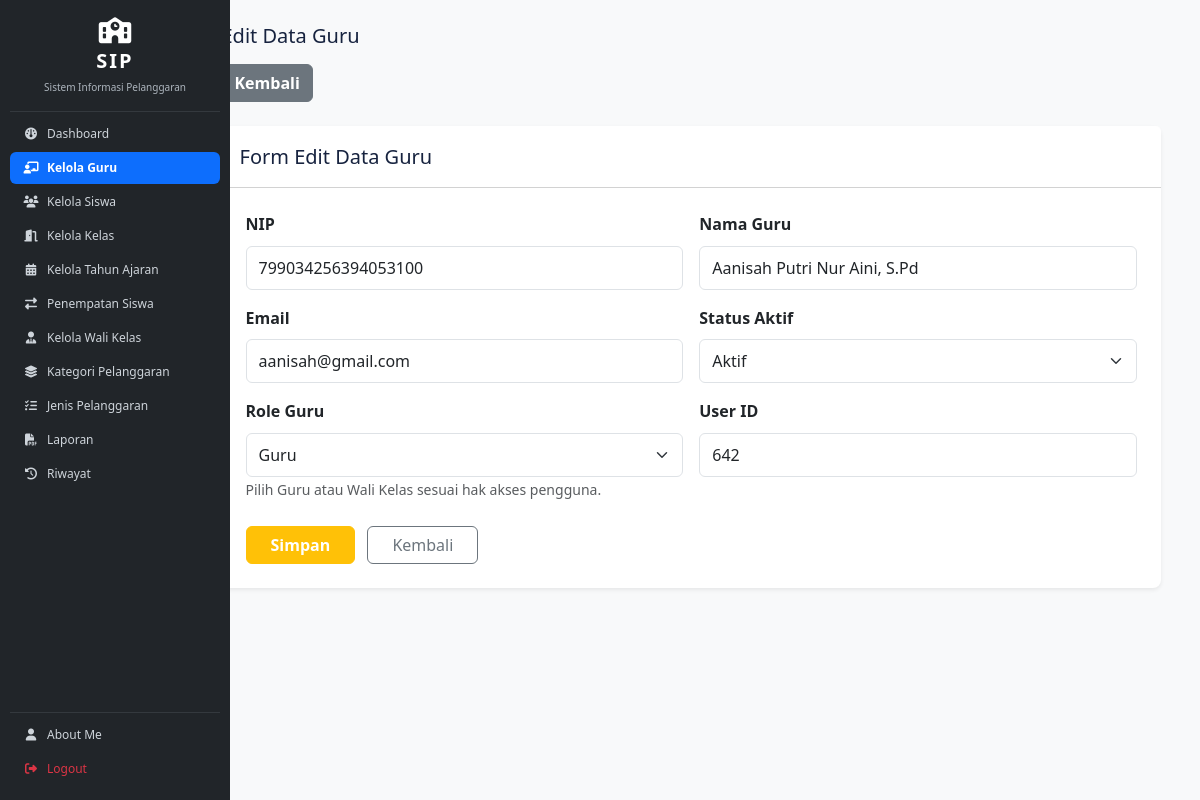
Page /guru/edit_guru.php?id=630 (signed in) on the committed database.
### tables this page shows
CREATE TABLE `t_guru` (
  `id` int(11) NOT NULL,
  `nip` varchar(30) NOT NULL,
  `nama` varchar(150) DEFAULT NULL,
  `email` varchar(150) NOT NULL,
  `status_aktif` tinyint(1) NOT NULL,
  `user_id` int(11) NOT NULL,
  `created_at` timestamp NOT NULL DEFAULT current_timestamp(),
  `updated_at` timestamp NOT NULL DEFAULT current_timestamp()
);

CREATE TABLE `t_users` (
  `id` int(11) NOT NULL,
  `name` varchar(255) NOT NULL,
  `email` varchar(255) DEFAULT NULL,
  `email_verified_at` timestamp NOT NULL DEFAULT current_timestamp(),
  `password` varchar(255) DEFAULT NULL,
  `remember_token` varchar(100) NOT NULL,
  `role` varchar(255) NOT NULL,
  `created_at` timestamp NOT NULL DEFAULT current_timestamp(),
  `updated_at` timestamp NOT NULL DEFAULT current_timestamp()
);

### guru/edit_guru.php (the view, shortened to what this page needs)
<?php
include '../config/koneksi.php';
$id = (int)($_GET['id'] ?? 0);
$sql = "
    SELECT
        g.*,
        u.role AS role_akun
    FROM t_guru g
    LEFT JOIN t_users u ON u.id = g.user_id
    WHERE g.id = ?
    LIMIT 1
";
$stmt = mysqli_prepare($koneksi, $sql);
mysqli_stmt_bind_param($stmt, "i", $id);
mysqli_stmt_execute($stmt);
$hasil = mysqli_stmt_get_result($stmt);
$data = mysqli_fetch_assoc($hasil);
$role_akun = strtolower(trim($data['role_akun'] ?? 'guru'));
?>
<!DOCTYPE html>
<html lang="id">
<head>
    <link href="https://cdn.jsdelivr.net/npm/bootstrap@5.3.3/dist/css/bootstrap.min.css" rel="stylesheet">
    <link rel="stylesheet" href="../layout/style.css">
</head>
<body class="bg-light">
<div class="container-fluid">
    <div class="row">
        <?php include '../layout/sidebar.php'; ?>
        <main class="col-md-9 ms-sm-auto col-lg-10 p-4 guru-content">
            <div class="d-flex justify-content-between align-items-center mb-3">
                <h1 class="h2 m-0">Edit Data Guru</h1>
            </div>
            <div class="mb-4">
                <a href="kelola_guru.php" class="btn btn-secondary fw-semibold">
                    Kembali
                </a>
            </div>
            <div class="card shadow-sm border-0 rounded-3 mb-5">
                <div class="card-header bg-white py-3">
                    <h5 class="card-title m-0 fw-bold">Form Edit Data Guru</h5>
                </div>
                <div class="card-body p-4">
                    <form action="proses_edit_guru.php" method="POST">
                        <div class="row g-3">
                            <div class="col-md-6">
                                <label class="form-label fw-semibold">NIP</label>
                                <input type="text"
                                       name="nip"
                                       class="form-control"
                                       value="<?= htmlspecialchars($data['nip'] ?? ''); ?>"
                                       maxlength="18"
                                       inputmode="numeric"
                                       oninput="this.value = this.value.replace(/[^0-9]/g, '').slice(0, 18);"
                                       title="NIP hanya boleh berisi angka dan maksimal 18 digit"
                                       required>
                            </div>
                            <div class="col-md-6">
                                <label class="form-label fw-semibold">Nama Guru</label>
                                <input type="text"
                                       name="nama"
                                       class="form-control"
                                       value="<?= htmlspecialchars($data['nama'] ?? ''); ?>"
                                       maxlength="150"
                                       oninput="this.value = this.value.replace(/[0-9]/g, '');"
                                       title="Nama guru tidak boleh mengandung angka"
                                       required>
                            </div>
                            <div class="col-md-6">
                                <label class="form-label fw-semibold">Email</label>
                                <input type="email"
                                       name="email"
                                       class="form-control"
                                       value="<?= htmlspecialchars($data['email'] ?? ''); ?>"
                                       required>
                            </div>
                            <div class="col-md-6">
                                <label class="form-label fw-semibold">Status Aktif</label>
                                <select name="status_aktif" class="form-select" required>
                                    <option value="1"
                                        <?= ($data['status_aktif'] == 1) ? 'selected' : ''; ?>>
                                        Aktif
                                    </option>
                                </select>
                            </div>
                            <div class="col-md-6">
                                <label class="form-label fw-semibold">Role Guru</label>
                                <select name="role" class="form-select" required>
                                    <option value="guru"
                                        <?= ($role_akun === 'guru') ? 'selected' : ''; ?>>
                                        Guru
                                    </option>
                                </select>
                                <small class="text-muted">
                                    Pilih Guru atau Wali Kelas sesuai hak akses pengguna.
                                </small>
                            </div>
                            <div class="col-md-6">
                                <label class="form-label fw-semibold">User ID</label>
                                <input type="number"
                                       name="user_id"
                                       class="form-control"
                                       value="<?= htmlspecialchars($data['user_id'] ?? ''); ?>"
                                       placeholder="Opsional">
                            </div>
                            <div class="col-12 mt-4">
                                <button type="submit"
                                        class="btn btn-warning px-4 fw-semibold text-white">
                                    Simpan
                                </button>
                                <a href="kelola_guru.php"
                                   class="btn btn-outline-secondary px-4 ms-2">
                                    Kembali
                                </a>
                            </div>
                        </div>
                    </form>
                </div>
            </div>
        </main>
    </div>
</div>
</body>
</html>

### layout/style.css (style rules this page uses)
:root { --primary: #3659d9; --navy: #17233f; --background: #f4f6fb; --text-muted: #778198; --border: #e8ecf4; }
* { box-sizing: border-box; }
html { scrollbar-gutter: stable; }
body { margin: 0; font-family: 'Poppins', sans-serif; background: var(--background); color: var(--navy); }
.page-title, main[class*="col-"] h1.h2:not(.fw-bold), main[class*="col-"] h2.mb-4, main[class*="col-"] h3.fw-bold.text-dark.m-0, main[class*="col-"] .menu-page-title { color: var(--navy) !important; font-size: 2rem; font-weight: 500 !important; line-height: 1.2; }
main.guru-content h1.h2, main.guru-content h2.mb-4, main.guru-content h3.fw-bold.text-dark.m-0, main.guru-content .card-header h5, main.guru-content .card-header .card-title, main.guru-content .menu-page-title { color: var(--navy) !important; font-size: 1.25rem !important; font-weight: 400 !important; line-height: 1.4; }
main[class*="col-"] { min-width: 0; }
main[class*="col-"] { font-size: 1rem; line-height: 1.6; }
main[class*="col-"] .card { border-radius: 12px; }
main[class*="col-"] .card-header { padding: 14px 18px; }
main[class*="col-"] .card-header h5, main[class*="col-"] .card-header .card-title { font-size: 1.2rem; line-height: 1.45; }
main[class*="col-"] label, main[class*="col-"] .form-label, main[class*="col-"] .form-text, main[class*="col-"] .alert, main[class*="col-"] .btn, main[class*="col-"] .form-control, main[class*="col-"] .form-select { font-size: 1rem; }
main[class*="col-"] .form-control, main[class*="col-"] .form-select { min-height: 44px; }

### rows in the picture
t_guru: nip "799034256394053100", nama "Aanisah Putri Nur Aini, S.Pd", email "aanisah@gmail.com", status_aktif "Aktif", user_id "642"
t_users: role "Guru"
